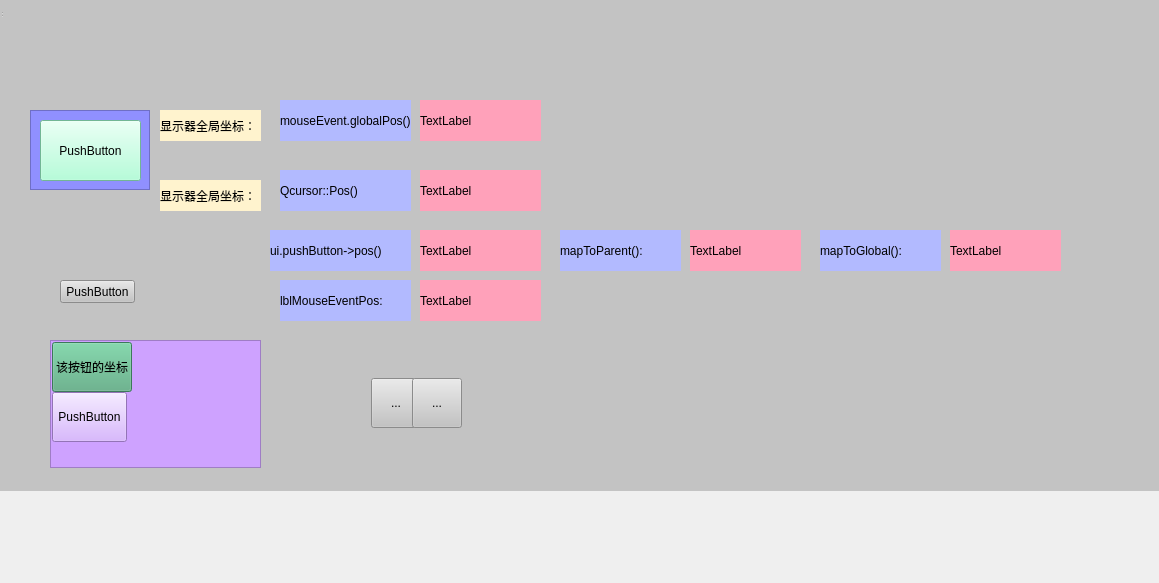
<?xml version="1.0" encoding="UTF-8"?>
<ui version="4.0">
 <class>TestWidget</class>
 <widget class="QWidget" name="TestWidget">
  <property name="geometry">
   <rect>
    <x>0</x>
    <y>0</y>
    <width>1159</width>
    <height>583</height>
   </rect>
  </property>
  <property name="windowTitle">
   <string>TestWidget</string>
  </property>
  <widget class="QWidget" name="centralWidget" native="true">
   <property name="geometry">
    <rect>
     <x>0</x>
     <y>0</y>
     <width>1161</width>
     <height>491</height>
    </rect>
   </property>
   <property name="mouseTracking">
    <bool>true</bool>
   </property>
   <property name="styleSheet">
    <string notr="true">background-color: rgb(195, 195, 195);</string>
   </property>
   <widget class="QPushButton" name="pushButton_3">
    <property name="geometry">
     <rect>
      <x>60</x>
      <y>280</y>
      <width>75</width>
      <height>23</height>
     </rect>
    </property>
    <property name="text">
     <string>PushButton</string>
    </property>
   </widget>
   <widget class="QLabel" name="label">
    <property name="geometry">
     <rect>
      <x>280</x>
      <y>280</y>
      <width>131</width>
      <height>41</height>
     </rect>
    </property>
    <property name="styleSheet">
     <string notr="true">background-color: rgb(178, 186, 255);</string>
    </property>
    <property name="text">
     <string>lblMouseEventPos:</string>
    </property>
   </widget>
   <widget class="QLabel" name="lblMouseEventPos">
    <property name="geometry">
     <rect>
      <x>420</x>
      <y>280</y>
      <width>121</width>
      <height>41</height>
     </rect>
    </property>
    <property name="styleSheet">
     <string notr="true">background-color: rgb(255, 161, 186);</string>
    </property>
    <property name="text">
     <string>TextLabel</string>
    </property>
   </widget>
   <widget class="QFrame" name="frame">
    <property name="geometry">
     <rect>
      <x>50</x>
      <y>340</y>
      <width>211</width>
      <height>128</height>
     </rect>
    </property>
    <property name="mouseTracking">
     <bool>true</bool>
    </property>
    <property name="styleSheet">
     <string notr="true">background-color: rgb(206, 162, 255);</string>
    </property>
    <property name="frameShape">
     <enum>QFrame::StyledPanel</enum>
    </property>
    <property name="frameShadow">
     <enum>QFrame::Raised</enum>
    </property>
    <widget class="QPushButton" name="posBtn">
     <property name="geometry">
      <rect>
       <x>2</x>
       <y>2</y>
       <width>80</width>
       <height>50</height>
      </rect>
     </property>
     <property name="minimumSize">
      <size>
       <width>50</width>
       <height>50</height>
      </size>
     </property>
     <property name="mouseTracking">
      <bool>true</bool>
     </property>
     <property name="styleSheet">
      <string notr="true">
background-color: qlineargradient(spread:pad, x1:0.511, y1:1, x2:0.511364, y2:0, stop:0 rgba(0, 0, 0, 255), stop:1 rgba(255, 255, 255, 255));
background-color: rgb(85, 170, 127);</string>
     </property>
     <property name="text">
      <string>该按钮的坐标</string>
     </property>
    </widget>
    <widget class="QPushButton" name="pushButton_5">
     <property name="geometry">
      <rect>
       <x>2</x>
       <y>52</y>
       <width>75</width>
       <height>50</height>
      </rect>
     </property>
     <property name="minimumSize">
      <size>
       <width>50</width>
       <height>50</height>
      </size>
     </property>
     <property name="text">
      <string>PushButton</string>
     </property>
    </widget>
   </widget>
   <widget class="QLabel" name="mapToBl">
    <property name="geometry">
     <rect>
      <x>820</x>
      <y>230</y>
      <width>121</width>
      <height>41</height>
     </rect>
    </property>
    <property name="styleSheet">
     <string notr="true">background-color: rgb(178, 186, 255);</string>
    </property>
    <property name="text">
     <string>mapToGlobal():</string>
    </property>
   </widget>
   <widget class="QLabel" name="lblToGlobalPos">
    <property name="geometry">
     <rect>
      <x>950</x>
      <y>230</y>
      <width>111</width>
      <height>41</height>
     </rect>
    </property>
    <property name="styleSheet">
     <string notr="true">background-color: rgb(255, 161, 186);</string>
    </property>
    <property name="text">
     <string>TextLabel</string>
    </property>
   </widget>
   <widget class="QLabel" name="label_2">
    <property name="geometry">
     <rect>
      <x>280</x>
      <y>100</y>
      <width>131</width>
      <height>41</height>
     </rect>
    </property>
    <property name="styleSheet">
     <string notr="true">background-color: rgb(178, 186, 255);</string>
    </property>
    <property name="text">
     <string>mouseEvent.globalPos()</string>
    </property>
   </widget>
   <widget class="QLabel" name="lblMouseEventGlobalPos">
    <property name="geometry">
     <rect>
      <x>420</x>
      <y>100</y>
      <width>121</width>
      <height>41</height>
     </rect>
    </property>
    <property name="styleSheet">
     <string notr="true">background-color: rgb(255, 161, 186);</string>
    </property>
    <property name="text">
     <string>TextLabel</string>
    </property>
   </widget>
   <widget class="QLabel" name="lblCursorPos">
    <property name="geometry">
     <rect>
      <x>420</x>
      <y>170</y>
      <width>121</width>
      <height>41</height>
     </rect>
    </property>
    <property name="styleSheet">
     <string notr="true">background-color: rgb(255, 161, 186);</string>
    </property>
    <property name="text">
     <string>TextLabel</string>
    </property>
   </widget>
   <widget class="QLabel" name="label_3">
    <property name="geometry">
     <rect>
      <x>280</x>
      <y>170</y>
      <width>131</width>
      <height>41</height>
     </rect>
    </property>
    <property name="styleSheet">
     <string notr="true">background-color: rgb(178, 186, 255);</string>
    </property>
    <property name="text">
     <string>Qcursor::Pos()</string>
    </property>
   </widget>
   <widget class="QLabel" name="lblPushBttonPos">
    <property name="geometry">
     <rect>
      <x>420</x>
      <y>230</y>
      <width>121</width>
      <height>41</height>
     </rect>
    </property>
    <property name="styleSheet">
     <string notr="true">background-color: rgb(255, 161, 186);</string>
    </property>
    <property name="text">
     <string>TextLabel</string>
    </property>
   </widget>
   <widget class="QLabel" name="label_4">
    <property name="geometry">
     <rect>
      <x>270</x>
      <y>230</y>
      <width>141</width>
      <height>41</height>
     </rect>
    </property>
    <property name="styleSheet">
     <string notr="true">background-color: rgb(178, 186, 255);</string>
    </property>
    <property name="text">
     <string>ui.pushButton-&gt;pos()</string>
    </property>
   </widget>
   <widget class="QLabel" name="lblToParentPos">
    <property name="geometry">
     <rect>
      <x>690</x>
      <y>230</y>
      <width>111</width>
      <height>41</height>
     </rect>
    </property>
    <property name="styleSheet">
     <string notr="true">background-color: rgb(255, 161, 186);</string>
    </property>
    <property name="text">
     <string>TextLabel</string>
    </property>
   </widget>
   <widget class="QLabel" name="mapToBl_2">
    <property name="geometry">
     <rect>
      <x>560</x>
      <y>230</y>
      <width>121</width>
      <height>41</height>
     </rect>
    </property>
    <property name="styleSheet">
     <string notr="true">background-color: rgb(178, 186, 255);</string>
    </property>
    <property name="text">
     <string>mapToParent():</string>
    </property>
   </widget>
   <widget class="QLabel" name="label_5">
    <property name="geometry">
     <rect>
      <x>160</x>
      <y>110</y>
      <width>101</width>
      <height>31</height>
     </rect>
    </property>
    <property name="styleSheet">
     <string notr="true">background-color: rgb(255, 243, 206);</string>
    </property>
    <property name="text">
     <string>显示器全局坐标：</string>
    </property>
   </widget>
   <widget class="QLabel" name="label_6">
    <property name="geometry">
     <rect>
      <x>160</x>
      <y>180</y>
      <width>101</width>
      <height>31</height>
     </rect>
    </property>
    <property name="styleSheet">
     <string notr="true">background-color: rgb(255, 243, 206);</string>
    </property>
    <property name="text">
     <string>显示器全局坐标：</string>
    </property>
   </widget>
   <widget class="QWidget" name="layoutWidget">
    <property name="geometry">
     <rect>
      <x>360</x>
      <y>340</y>
      <width>104</width>
      <height>126</height>
     </rect>
    </property>
    <layout class="QHBoxLayout" name="horizontalLayout">
     <property name="spacing">
      <number>0</number>
     </property>
     <item>
      <widget class="QToolButton" name="toolButton">
       <property name="minimumSize">
        <size>
         <width>50</width>
         <height>50</height>
        </size>
       </property>
       <property name="text">
        <string>...</string>
       </property>
      </widget>
     </item>
     <item>
      <widget class="QToolButton" name="toolButton_2">
       <property name="minimumSize">
        <size>
         <width>50</width>
         <height>50</height>
        </size>
       </property>
       <property name="text">
        <string>...</string>
       </property>
      </widget>
     </item>
    </layout>
   </widget>
   <widget class="QFrame" name="frame_2">
    <property name="geometry">
     <rect>
      <x>30</x>
      <y>110</y>
      <width>120</width>
      <height>80</height>
     </rect>
    </property>
    <property name="styleSheet">
     <string notr="true">background-color: rgb(144, 144, 255);</string>
    </property>
    <property name="frameShape">
     <enum>QFrame::StyledPanel</enum>
    </property>
    <property name="frameShadow">
     <enum>QFrame::Raised</enum>
    </property>
    <widget class="QPushButton" name="pushButton123">
     <property name="geometry">
      <rect>
       <x>10</x>
       <y>10</y>
       <width>101</width>
       <height>61</height>
      </rect>
     </property>
     <property name="styleSheet">
      <string notr="true">background-color: rgb(160, 255, 208);</string>
     </property>
     <property name="text">
      <string>PushButton</string>
     </property>
    </widget>
   </widget>
  </widget>
  <widget class="QToolBar" name="mainToolBar">
   <property name="geometry">
    <rect>
     <x>0</x>
     <y>0</y>
     <width>4</width>
     <height>12</height>
    </rect>
   </property>
  </widget>
  <widget class="QStatusBar" name="statusBar">
   <property name="geometry">
    <rect>
     <x>0</x>
     <y>0</y>
     <width>3</width>
     <height>18</height>
    </rect>
   </property>
  </widget>
  <action name="actionC">
   <property name="text">
    <string>C</string>
   </property>
  </action>
  <action name="actionF">
   <property name="text">
    <string>F</string>
   </property>
  </action>
  <action name="actionD">
   <property name="text">
    <string>D</string>
   </property>
  </action>
 </widget>
 <layoutdefault spacing="6" margin="11"/>
 <resources/>
 <connections/>
</ui>
